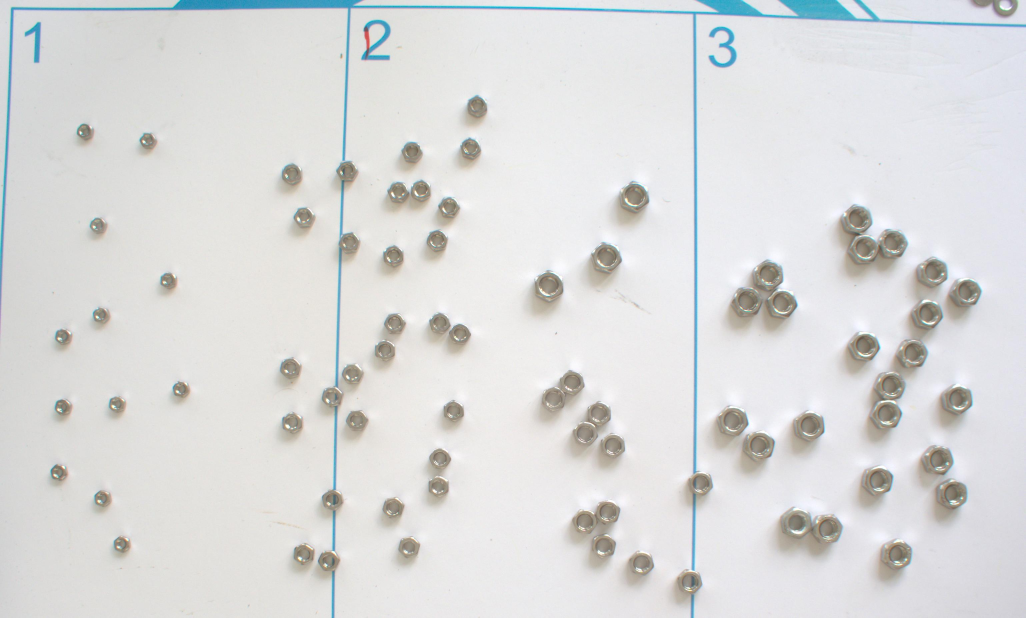
#> input picture code/synthetic_variants/variants_2/Images/raw_image_20250923_145336_png.rf.50c439c3a06bb31a9935b141be785299.jpg, 3076 x 1852 px (shown at 1/3 size)
$ python -i SegmentationAugment.py   (imports and definitions only)
#> lines starting #> are read from the running program, lines starting #| are printed output that depends on the picture
"""
Training Image Generator for YOLO Object Detection

This module provides functionality to generate synthetic training images for YOLO object detection
by placing objects on various backgrounds with augmentations like rotation, noise, and exposure adjustments.

The main class `TrainingImageGenerator` supports:
- Multiple background modes (blank, specific images, random selection)
- Noise generation for background augmentation
- Balanced class sampling for training data
- Support for both bounding box and polygon label formats
- Rotation and exposure augmentations
- Grid-based object placement with collision avoidance

Example:
    Basic usage:
    ```python
    generator = TrainingImageGenerator(
        images_dir="./train/images",
        labels_dir="./train/labels",
        background_mode="random",
        use_noisy_background=True
    )

    # Generate 10 training images
    generated_files = generator.generate_multiple_images(n_images=10)
    ```

Date:
    2025
"""

import os
import cv2
import numpy as np
import random
import math
from pathlib import Path
import matplotlib.pyplot as plt
from datetime import datetime

class TrainingImageGenerator:
    """
    A comprehensive tool for generating synthetic training images for YOLO object detection.

    This class creates training images by placing objects from existing datasets onto various
    backgrounds with augmentations to improve model robustness. It supports balanced class
    sampling, multiple background modes, and various augmentation techniques.

    Attributes:
        images_dir (Path): Directory containing training images
        labels_dir (Path): Directory containing YOLO format label files
        backgrounds_dir (Path): Directory containing background images
        canvas_width (int): Width of generated images (default: 3076)
        canvas_height (int): Height of generated images (default: 1852)
        cell_size (int): Size of grid cells for object placement (default: 250)
        background_mode (str): Background selection mode
        use_noisy_background (bool): Whether to add noise to backgrounds
        noise_intensity (float): Intensity of background noise (0.0-1.0)

    Background Modes:
        - "blank": Pure white background
        - "random": Random choice between blank and all available backgrounds
        - "random_backgrounds": Random choice from available backgrounds only
        - Specific name: Use a specific background image by name

    Example:
        ```python
        # Initialize with balanced sampling and random backgrounds
        generator = TrainingImageGenerator(
            images_dir="./train/images",
            labels_dir="./train/labels",
            background_mode="random",
            use_noisy_background=True,
            noise_intensity=0.5
        )

        # Generate training images
        files = generator.generate_multiple_images(n_images=100)
        ```
    """
    def __init__(self, images_dir="./train/images", labels_dir="./train/labels", use_noisy_background=False, noise_intensity=0.3,
                 background_mode="blank", backgrounds_dir="../echteHintergründe", random_noise_intensity=False):
        """
        Initialize the Training Image Generator.

        Args:
            images_dir (str): Path to directory containing training images
            labels_dir (str): Path to directory containing YOLO label files
            use_noisy_background (bool): Enable background noise generation
            noise_intensity (float): Noise intensity level (0.0-1.0, ignored if random_noise_intensity=True)
            background_mode (str): Background selection mode
            backgrounds_dir (str): Path to background images directory
            random_noise_intensity (bool): If True, randomly select noise intensity for each image (0.0-1.0)

        Raises:
            ValueError: If no training data is found in specified directories

        Note:
            Paths are automatically adjusted based on execution context (parent vs Screws_Png directory)
        """
        # Image Directories based on current file path and execution context

        # Determine if we're being run from parent directory or Screws_Png directory
        current_path = Path(__file__).parent

        # Check if we're in the Screws_Png directory or parent directory
        if current_path.name == "Screws_Png":
            # Running from Screws_Png directory - use relative paths as-is
            self.images_dir = Path(images_dir)
            self.labels_dir = Path(labels_dir)
            self.backgrounds_dir = Path(backgrounds_dir)
        else:
            # Running from parent directory - adjust paths to point to Screws_Png subdirectory
            screws_png_path = current_path / "Screws_Png"
            self.images_dir = screws_png_path / images_dir
            self.labels_dir = screws_png_path / labels_dir
            self.backgrounds_dir = current_path / "echteHintergründe"  # echteHintergründe is in parent dir
        self.canvas_width = 3076
        self.canvas_height = 1852
        self.cell_size = 250

        # Background selection settings
        self.background_mode = background_mode  # "blank", any background filename, "random", "random_backgrounds"
        self.background_images = {}

        # Noise background settings
        self.use_noisy_background = use_noisy_background
        self.noise_intensity = noise_intensity  # 0.0 to 1.0, controls how noisy the background is
        self.random_noise_intensity = random_noise_intensity  # Whether to randomize noise intensity per image

        # Calculate grid dimensions
        self.grid_cols = self.canvas_width // self.cell_size
        self.grid_rows = self.canvas_height // self.cell_size

        print(f"Canvas size: {self.canvas_width}x{self.canvas_height}")
        print(f"Grid size: {self.grid_cols}x{self.grid_rows} cells")
        print(f"Cell size: {self.cell_size}x{self.cell_size}")
        print(f"Background mode: {self.background_mode}")

        # Load background images
        self.load_background_images()

        # Load available PNG files and their labels
        self.load_training_data()

    def load_background_images(self):
        """
        Load background images from the backgrounds directory.

        Loads all PNG files from the backgrounds directory and handles Unicode paths
        that cv2 might have trouble with. Validates the selected background mode.

        Note:
            Images are loaded with proper Unicode path handling using numpy.fromfile()
            and cv2.imdecode() to avoid path encoding issues.

        Side Effects:
            - Populates self.background_images dictionary
            - Validates and potentially resets self.background_mode
            - Prints loading status and available backgrounds
        """
        """Load background images from echteHintergründe directory"""
        self.background_images = {}

        if not self.backgrounds_dir.exists():
            print(f"⚠️ Background directory not found: {self.backgrounds_dir}")
            print(f"   Will use blank backgrounds only")
            return

        # Load all PNG files from backgrounds directory
        png_files = list(self.backgrounds_dir.glob("*.png"))

        for bg_path in png_files:
            bg_name = bg_path.stem  # Get filename without extension
            if bg_path.exists():
                try:
                    # Load image with proper Unicode path handling
                    # Use numpy to handle Unicode paths that cv2 can't handle
                    image_array = np.fromfile(str(bg_path), dtype=np.uint8)
                    bg_image = cv2.imdecode(image_array, cv2.IMREAD_UNCHANGED)

                    if bg_image is not None:
                        # Convert BGR to RGB if it's a 3-channel image
                        if len(bg_image.shape) == 3 and bg_image.shape[2] == 3:
                            bg_image = cv2.cvtColor(bg_image, cv2.COLOR_BGR2RGB)
                        elif len(bg_image.shape) == 3 and bg_image.shape[2] == 4:
                            # For RGBA images, convert BGRA to RGBA
                            bg_image = cv2.cvtColor(bg_image, cv2.COLOR_BGRA2RGBA)

                        # Resize to canvas size
                        bg_image = cv2.resize(bg_image, (self.canvas_width, self.canvas_height),
                                            interpolation=cv2.INTER_AREA)

                        self.background_images[bg_name] = bg_image
                        print(f"   ✅ Loaded background: {bg_name}.png ({bg_image.shape})")
                    else:
                        print(f"   ❌ Could not decode: {bg_name}.png")
                except Exception as e:
                    print(f"   ❌ Error loading {bg_name}.png: {e}")
            else:
                print(f"   ⚠️ Background not found: {bg_name}.png")

        print(f"📁 Loaded {len(self.background_images)} background images")

        # Validate background mode
        # Valid modes include: blank, any loaded background name, random, random_backgrounds
        specific_background_modes = list(self.background_images.keys())
        valid_modes = ["blank", "random", "random_backgrounds"] + specific_background_modes

        if self.background_mode not in valid_modes:
            print(f"⚠️ Invalid background mode '{self.background_mode}', defaulting to 'blank'")
            self.background_mode = "blank"

        # Check if specific background is available
        if self.background_mode in specific_background_modes and self.background_mode not in self.background_images:
            print(f"⚠️ Background '{self.background_mode}' not available, defaulting to 'blank'")
            self.background_mode = "blank"

    def load_training_data(self):
        """
        Load all PNG files and their corresponding YOLO format labels.

        Searches for PNG files in the images directory and matches them with
        corresponding label files. Handles both positive examples (with objects)
        and negative examples (e.g. screws that are not part of the assembly).

        The method performs color conversion from BGR to RGB for proper display
        and categorizes examples as positive or negative based on label presence.

        Raises:
            ValueError: If no training data is found in the specified directories

        Side Effects:
            - Populates self.training_data list with image and label information
            - Calls analyze_class_distribution() for balanced sampling preparation
            - Prints loading statistics and file counts
        """
        """Load all PNG files and their corresponding labels"""
        self.training_data = []

        # Find all PNG files
        png_files = list(self.images_dir.glob("*.png"))

        print(f"Found {len(png_files)} PNG files in {self.images_dir}")

        for png_file in png_files:
            # Find corresponding label file
            label_file = self.labels_dir / f"{png_file.stem}.txt"

            if label_file.exists():
                print(f"\nProcessing: {png_file.name}")

                # Load image with proper color handling
                image = cv2.imread(str(png_file), cv2.IMREAD_UNCHANGED)
                if image is not None:
                    # Convert BGR to RGB if it's a 3-channel image (fixes color issue)
                    if len(image.shape) == 3 and image.shape[2] == 3:
                        image = cv2.cvtColor(image, cv2.COLOR_BGR2RGB)
                    elif len(image.shape) == 3 and image.shape[2] == 4:
                        # For RGBA images, convert BGRA to RGBA
                        image = cv2.cvtColor(image, cv2.COLOR_BGRA2RGBA)

                    # [7 lines of commented-out code are left out]
                    labels = self.load_yolo_labels(label_file)

                    # Add to training data regardless of whether labels exist
                    # Empty labels indicate negative examples (background-only)
                    self.training_data.append({
                        'image': image,
                        'labels': labels,
                        'filename': png_file.name,
                        'type': 'positive' if labels else 'negative'
                    })

                    if labels:
                        print(f"  ✅ Added {len(labels)} labels (positive example)")
                    else:
                        print(f"  🔲 Added as negative example (empty labels)")
                else:
                    print(f"  Could not load image")
            else:
                print(f"Missing label file for {png_file.name}")

        # Count positive and negative examples
        positive_count = sum(1 for data in self.training_data if data['type'] == 'positive')
        negative_count = sum(1 for data in self.training_data if data['type'] == 'negative')

        print(f"\n📊 Summary:")
        print(f"   Positive examples (with objects): {positive_count}")
        print(f"   Negative examples (backgrounds): {negative_count}")
        print(f"   Total training images: {len(self.training_data)}")

        if len(self.training_data) == 0:
            print("No training data found!")
            print("Please check:")
            print(f"   - PNG files are in: {self.images_dir}")
            print(f"   - Label files are in: {self.labels_dir}")
            print(f"   - Label files have same name as PNG files (but .txt extension)")
            raise ValueError("No training data found! Please check your paths.")

        # Analyze class distribution for balanced sampling
        self.analyze_class_distribution()

    # [2055 lines left out: functions analyze_class_distribution, load_yolo_labels, adjust_exposure, create_shadow, create_canvas_shadow, smooth_edges and 17 more, not called in this run]


# [2 lines not run here, left out]

>>> import cv2
>>> picture = cv2.imread('../../variants_2/Images/raw_image_20250923_145336_png.rf.50c439c3a06bb31a9935b141be785299.jpg', cv2.IMREAD_GRAYSCALE)
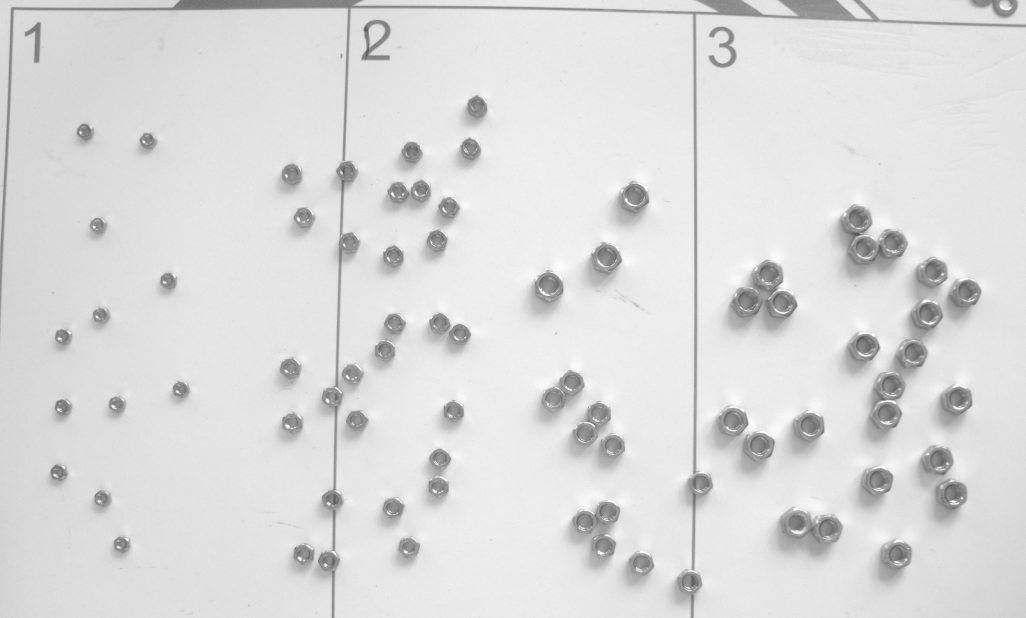
#> picture: shape (1852, 3076) (shown at 1/3 size); min 60, max 255, mean 219.6
>>> result = TrainingImageGenerator().smooth_edges(picture)
#> (the run stopped early here; a loop or call above may not have finished)

$ run again, on code/synthetic_variants/variants_2/Images/raw_image_20250923_150342_png.rf.b6c0fb91956025cc6e394eb4cc7d0da3.jpg
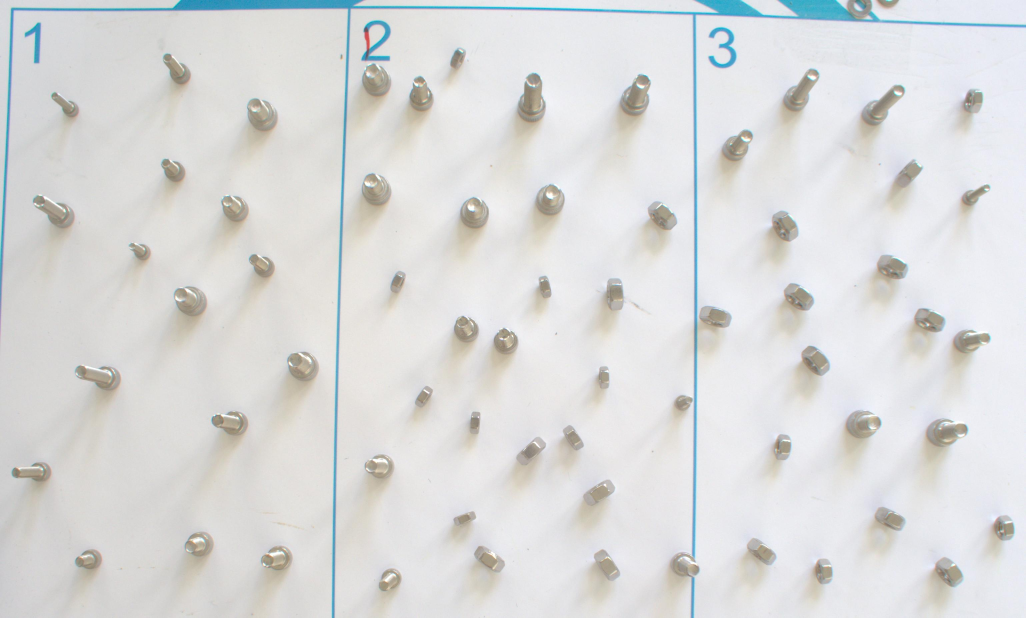
#> input picture code/synthetic_variants/variants_2/Images/raw_image_20250923_150342_png.rf.b6c0fb91956025cc6e394eb4cc7d0da3.jpg, 3076 x 1852 px (shown at 1/3 size)
#> `picture = cv2.imread('../../variants_2/Images/raw_image_20250923_14533..`:
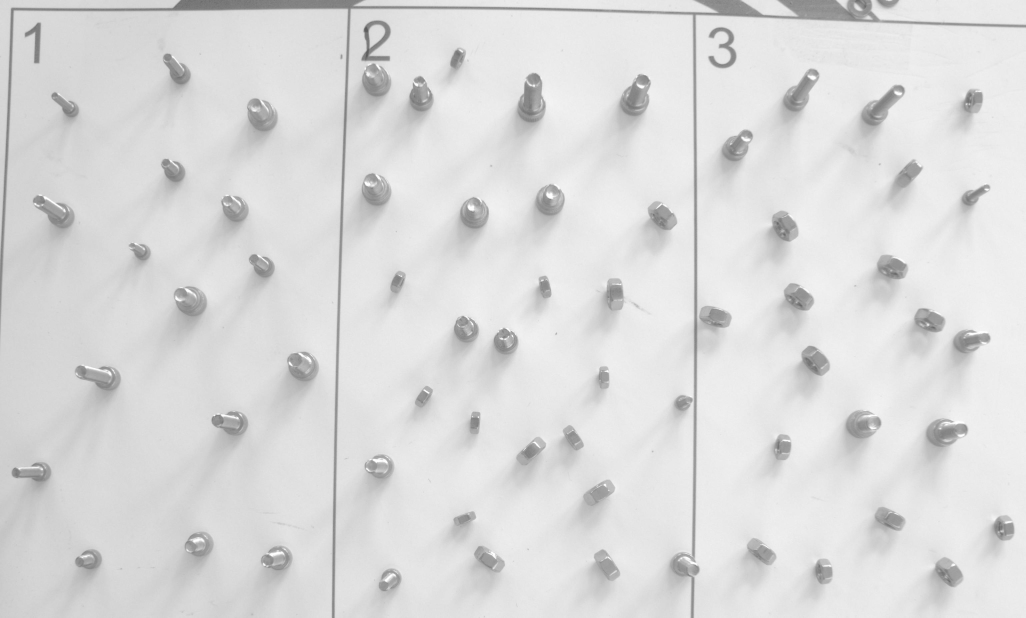
#> picture: shape (1852, 3076) (shown at 1/3 size); min 88, max 255, mean 219.4

$ run again, on code/synthetic_variants/variants_2/Images/raw_image_20250923_150438_png.rf.f72c67437cf81d91188bbae0b13d2b60.jpg
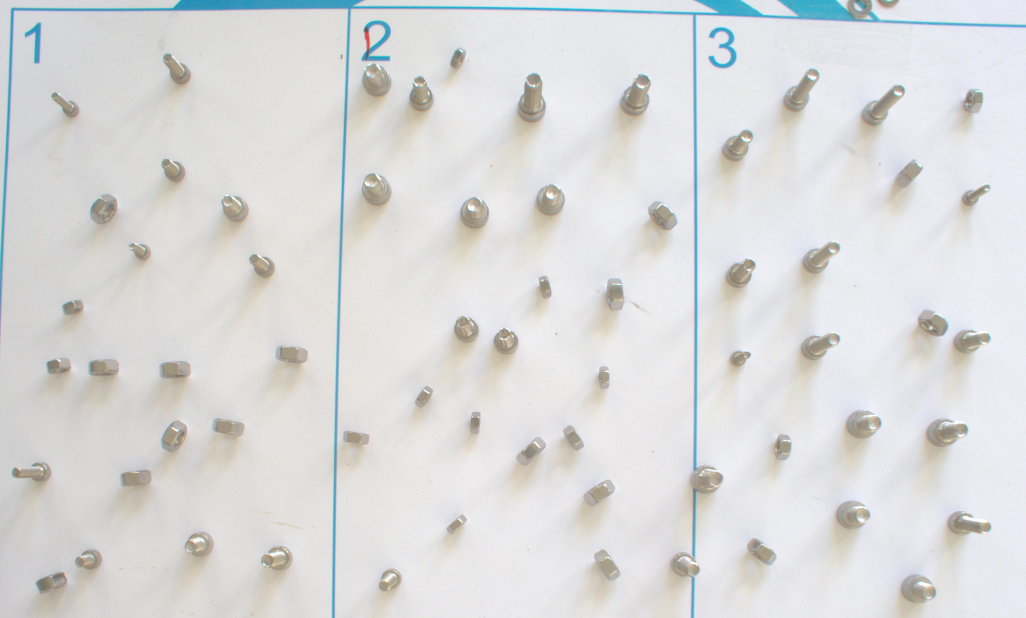
#> input picture code/synthetic_variants/variants_2/Images/raw_image_20250923_150438_png.rf.f72c67437cf81d91188bbae0b13d2b60.jpg, 3076 x 1852 px (shown at 1/3 size)
#> `picture = cv2.imread('../../variants_2/Images/raw_image_20250923_14533..`:
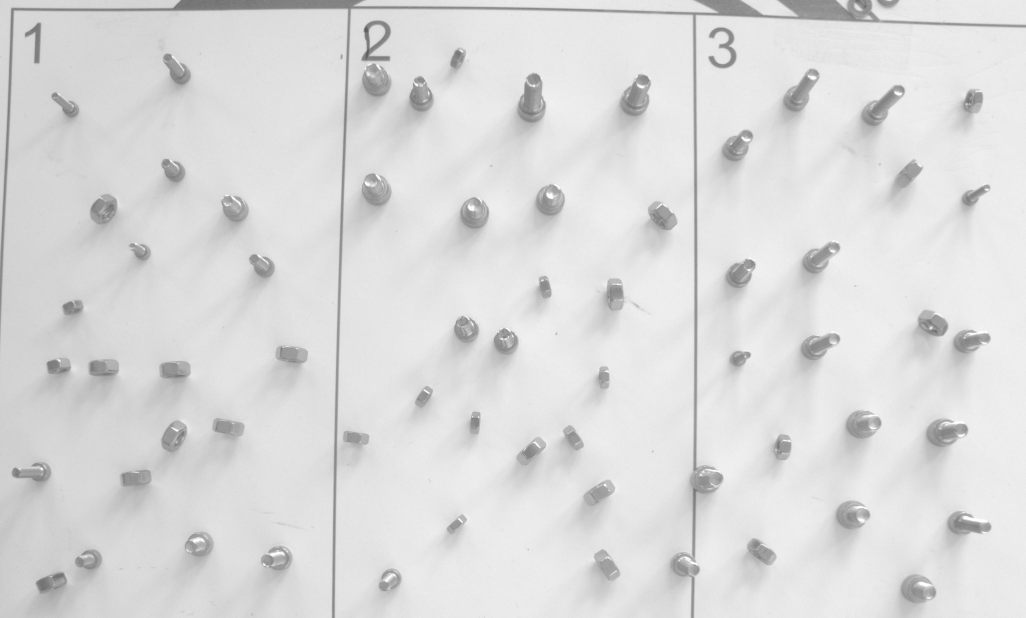
#> picture: shape (1852, 3076) (shown at 1/3 size); min 88, max 255, mean 219.4
